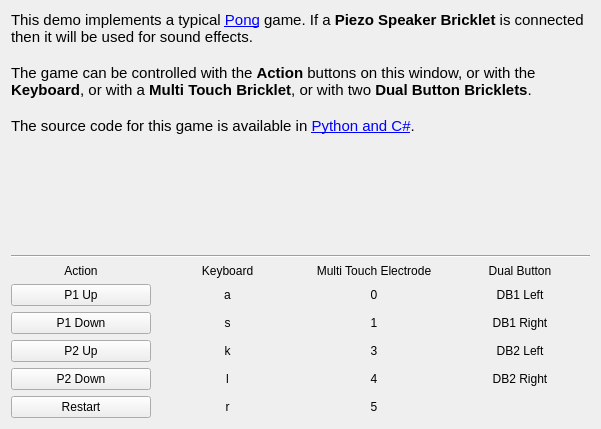
<?xml version="1.0" encoding="UTF-8"?>
<ui version="4.0">
 <class>Pong</class>
 <widget class="QWidget" name="Pong">
  <property name="geometry">
   <rect>
    <x>0</x>
    <y>0</y>
    <width>601</width>
    <height>429</height>
   </rect>
  </property>
  <property name="windowTitle">
   <string>Form</string>
  </property>
  <layout class="QHBoxLayout" name="horizontalLayout_2">
   <item>
    <layout class="QVBoxLayout" name="verticalLayout">
     <item>
      <widget class="QLabel" name="label">
       <property name="sizePolicy">
        <sizepolicy hsizetype="MinimumExpanding" vsizetype="MinimumExpanding">
         <horstretch>0</horstretch>
         <verstretch>1</verstretch>
        </sizepolicy>
       </property>
       <property name="text">
        <string>&lt;!DOCTYPE HTML PUBLIC &quot;-//W3C//DTD HTML 4.0//EN&quot; &quot;http://www.w3.org/TR/REC-html40/strict.dtd&quot;&gt;
&lt;html&gt;&lt;head&gt;&lt;meta name=&quot;qrichtext&quot; content=&quot;1&quot; /&gt;&lt;style type=&quot;text/css&quot;&gt;
p, li { white-space: pre-wrap; }
&lt;/style&gt;&lt;/head&gt;&lt;body style=&quot; font-family:'Ubuntu'; font-size:11pt; font-weight:400; font-style:normal;&quot;&gt;
&lt;p style=&quot; margin-top:0px; margin-bottom:0px; margin-left:0px; margin-right:0px; -qt-block-indent:0; text-indent:0px;&quot;&gt;This demo implements a typical &lt;a href=&quot;http://en.wikipedia.org/wiki/Pong&quot;&gt;&lt;span style=&quot; text-decoration: underline; color:#0000ff;&quot;&gt;Pong&lt;/span&gt;&lt;/a&gt; game. If a &lt;span style=&quot; font-weight:600;&quot;&gt;Piezo Speaker Bricklet&lt;/span&gt; is connected then it will be used for sound effects.&lt;/p&gt;
&lt;p style=&quot;-qt-paragraph-type:empty; margin-top:0px; margin-bottom:0px; margin-left:0px; margin-right:0px; -qt-block-indent:0; text-indent:0px;&quot;&gt;&lt;/p&gt;
&lt;p style=&quot; margin-top:0px; margin-bottom:0px; margin-left:0px; margin-right:0px; -qt-block-indent:0; text-indent:0px;&quot;&gt;The game can be controlled with the &lt;span style=&quot; font-weight:600;&quot;&gt;Action&lt;/span&gt; buttons on this window, or with the &lt;span style=&quot; font-weight:600;&quot;&gt;Keyboard&lt;/span&gt;, or with a &lt;span style=&quot; font-weight:600;&quot;&gt;Multi Touch Bricklet&lt;/span&gt;, or with two&lt;span style=&quot; font-weight:600;&quot;&gt; Dual Button Bricklets&lt;/span&gt;.&lt;/p&gt;
&lt;p style=&quot;-qt-paragraph-type:empty; margin-top:0px; margin-bottom:0px; margin-left:0px; margin-right:0px; -qt-block-indent:0; text-indent:0px;&quot;&gt;&lt;/p&gt;
&lt;p style=&quot; margin-top:0px; margin-bottom:0px; margin-left:0px; margin-right:0px; -qt-block-indent:0; text-indent:0px;&quot;&gt;The source code for this game is available in &lt;a href=&quot;http://www.tinkerforge.com/en/doc/Kits/Blinkenlights/Blinkenlights.html#pong&quot;&gt;&lt;span style=&quot; text-decoration: underline; color:#0000ff;&quot;&gt;Python and C#&lt;/span&gt;&lt;/a&gt;.&lt;/p&gt;&lt;/body&gt;&lt;/html&gt;</string>
       </property>
       <property name="alignment">
        <set>Qt::AlignLeading|Qt::AlignLeft|Qt::AlignTop</set>
       </property>
       <property name="wordWrap">
        <bool>true</bool>
       </property>
       <property name="openExternalLinks">
        <bool>true</bool>
       </property>
      </widget>
     </item>
     <item>
      <widget class="Line" name="line">
       <property name="orientation">
        <enum>Qt::Horizontal</enum>
       </property>
      </widget>
     </item>
     <item>
      <layout class="QGridLayout" name="gridLayout">
       <item row="4" column="0">
        <widget class="QPushButton" name="button_l">
         <property name="text">
          <string>P2 Down</string>
         </property>
        </widget>
       </item>
       <item row="1" column="1">
        <widget class="QLabel" name="label_2">
         <property name="text">
          <string>a</string>
         </property>
         <property name="alignment">
          <set>Qt::AlignCenter</set>
         </property>
        </widget>
       </item>
       <item row="2" column="1">
        <widget class="QLabel" name="label_3">
         <property name="text">
          <string>s</string>
         </property>
         <property name="alignment">
          <set>Qt::AlignCenter</set>
         </property>
        </widget>
       </item>
       <item row="2" column="2">
        <widget class="QLabel" name="label_9">
         <property name="text">
          <string>1</string>
         </property>
         <property name="alignment">
          <set>Qt::AlignCenter</set>
         </property>
        </widget>
       </item>
       <item row="2" column="0">
        <widget class="QPushButton" name="button_s">
         <property name="text">
          <string>P1 Down</string>
         </property>
        </widget>
       </item>
       <item row="5" column="2">
        <widget class="QLabel" name="label_16">
         <property name="text">
          <string>5</string>
         </property>
         <property name="alignment">
          <set>Qt::AlignCenter</set>
         </property>
        </widget>
       </item>
       <item row="0" column="1">
        <widget class="QLabel" name="label_10">
         <property name="text">
          <string>Keyboard</string>
         </property>
         <property name="alignment">
          <set>Qt::AlignCenter</set>
         </property>
        </widget>
       </item>
       <item row="3" column="2">
        <widget class="QLabel" name="label_14">
         <property name="text">
          <string>3</string>
         </property>
         <property name="alignment">
          <set>Qt::AlignCenter</set>
         </property>
        </widget>
       </item>
       <item row="4" column="2">
        <widget class="QLabel" name="label_15">
         <property name="text">
          <string>4</string>
         </property>
         <property name="alignment">
          <set>Qt::AlignCenter</set>
         </property>
        </widget>
       </item>
       <item row="3" column="1">
        <widget class="QLabel" name="label_5">
         <property name="text">
          <string>k</string>
         </property>
         <property name="alignment">
          <set>Qt::AlignCenter</set>
         </property>
        </widget>
       </item>
       <item row="4" column="1">
        <widget class="QLabel" name="label_6">
         <property name="text">
          <string>l</string>
         </property>
         <property name="alignment">
          <set>Qt::AlignCenter</set>
         </property>
        </widget>
       </item>
       <item row="0" column="0">
        <widget class="QLabel" name="label_11">
         <property name="text">
          <string>Action</string>
         </property>
         <property name="alignment">
          <set>Qt::AlignCenter</set>
         </property>
        </widget>
       </item>
       <item row="5" column="1">
        <widget class="QLabel" name="label_7">
         <property name="text">
          <string>r</string>
         </property>
         <property name="alignment">
          <set>Qt::AlignCenter</set>
         </property>
        </widget>
       </item>
       <item row="1" column="2">
        <widget class="QLabel" name="label_8">
         <property name="text">
          <string>0</string>
         </property>
         <property name="alignment">
          <set>Qt::AlignCenter</set>
         </property>
        </widget>
       </item>
       <item row="0" column="2">
        <widget class="QLabel" name="label_12">
         <property name="text">
          <string>Multi Touch Electrode</string>
         </property>
         <property name="alignment">
          <set>Qt::AlignCenter</set>
         </property>
        </widget>
       </item>
       <item row="1" column="0">
        <widget class="QPushButton" name="button_a">
         <property name="text">
          <string>P1 Up</string>
         </property>
        </widget>
       </item>
       <item row="3" column="0">
        <widget class="QPushButton" name="button_k">
         <property name="text">
          <string>P2 Up</string>
         </property>
        </widget>
       </item>
       <item row="5" column="0">
        <widget class="QPushButton" name="button_r">
         <property name="text">
          <string>Restart</string>
         </property>
        </widget>
       </item>
       <item row="0" column="3">
        <widget class="QLabel" name="label_4">
         <property name="text">
          <string>Dual Button</string>
         </property>
         <property name="alignment">
          <set>Qt::AlignCenter</set>
         </property>
        </widget>
       </item>
       <item row="1" column="3">
        <widget class="QLabel" name="label_13">
         <property name="text">
          <string>DB1 Left</string>
         </property>
         <property name="alignment">
          <set>Qt::AlignCenter</set>
         </property>
        </widget>
       </item>
       <item row="2" column="3">
        <widget class="QLabel" name="label_17">
         <property name="text">
          <string>DB1 Right</string>
         </property>
         <property name="alignment">
          <set>Qt::AlignCenter</set>
         </property>
        </widget>
       </item>
       <item row="3" column="3">
        <widget class="QLabel" name="label_18">
         <property name="text">
          <string>DB2 Left</string>
         </property>
         <property name="alignment">
          <set>Qt::AlignCenter</set>
         </property>
        </widget>
       </item>
       <item row="4" column="3">
        <widget class="QLabel" name="label_19">
         <property name="text">
          <string>DB2 Right</string>
         </property>
         <property name="alignment">
          <set>Qt::AlignCenter</set>
         </property>
        </widget>
       </item>
      </layout>
     </item>
    </layout>
   </item>
  </layout>
 </widget>
 <resources/>
 <connections/>
</ui>
